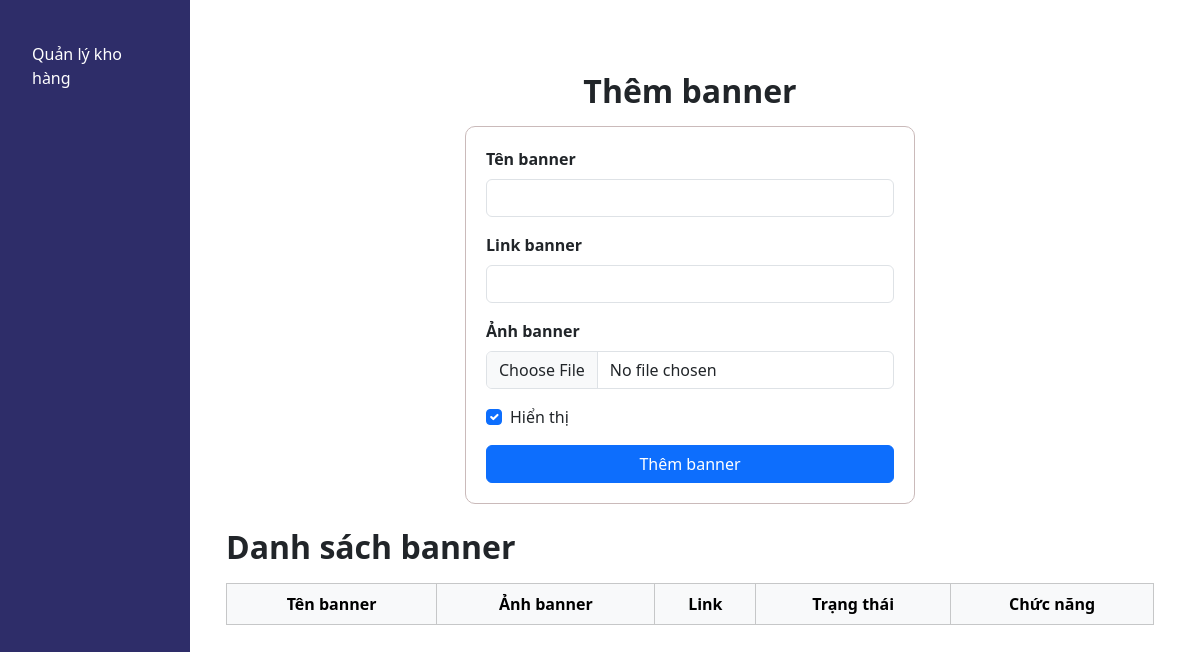
The page /shopgiayadmin/banner.php on the database as committed earlier.
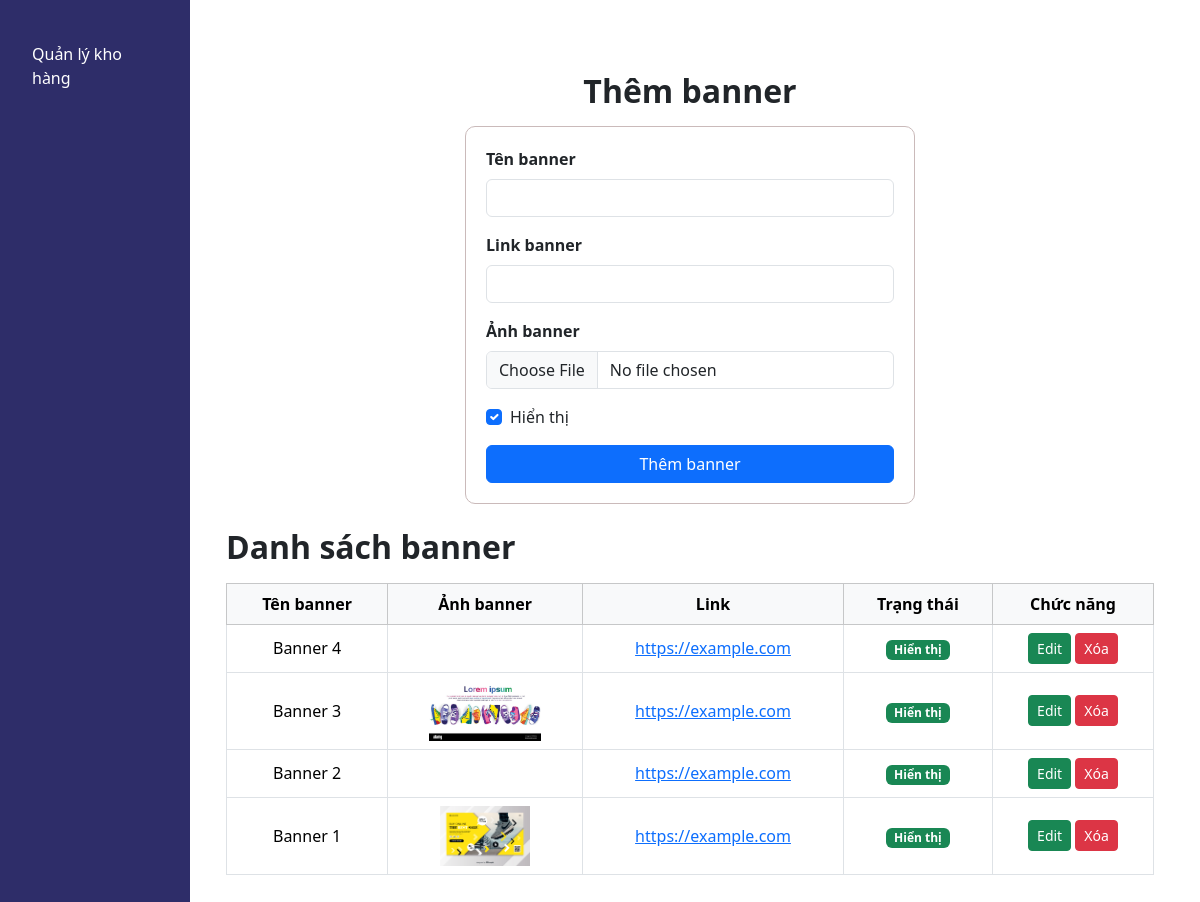
The same page on the database as committed later.
### tables this page shows
CREATE TABLE banner (
    ma_banner INT AUTO_INCREMENT PRIMARY KEY,
    ten_banner VARCHAR(100) NOT NULL UNIQUE,
    link_banner VARCHAR(200) NOT NULL,
    anh_banner VARCHAR(200) NOT NULL,
    trang_thai BOOLEAN DEFAULT TRUE  
);

### shopgiayadmin/chucnang/chucnang_hiemthibanner.php (the view)
<?php
include "../shopgiay/chucnang/connectdb.php";
$result = mysqli_query($conn, "SELECT * FROM banner ORDER BY ma_banner DESC");
?>
<div class="container mt-4">
    <h2 class="mb-3" style="font-weight:700;">Danh sách banner</h2>
    <table class="table table-bordered text-center align-middle">
        <thead class="table-light">
            <tr>
                <th>Tên banner</th>
                <th>Ảnh banner</th>
                <th>Link</th>
                <th>Trạng thái</th>
                <th>Chức năng</th>
            </tr>
        </thead>
        <tbody>
            <?php while ($row = mysqli_fetch_assoc($result)): ?>
                <tr>
                    <td><?= htmlspecialchars($row['ten_banner']) ?></td>
                    <td>
                        <img src="../shopgiay/anh/<?= htmlspecialchars($row['anh_banner']) ?>" alt="" style="max-width:120px;max-height:60px;">
                    </td>
                    <td>
                        <a href="<?= htmlspecialchars($row['link_banner']) ?>" target="_blank"><?= htmlspecialchars($row['link_banner']) ?></a>
                    </td>
                    <td>
                        <?= $row['trang_thai'] ? '<span class="badge bg-success">Hiển thị</span>' : '<span class="badge bg-secondary">Ẩn</span>' ?>
                    </td>
                    <td>
                        <a href="banner.php?edit=<?= $row['ma_banner'] ?>" class="btn btn-success btn-sm">Edit</a>
                        <a href="?delete=<?= $row['ma_banner'] ?>" class="btn btn-danger btn-sm" onclick="return confirm('Bạn có chắc muốn xóa banner này?')">Xóa</a>
                    </td>
                </tr>
            <?php endwhile; ?>
        </tbody>
    </table>
</div>

### shopgiayadmin/sidebar.php (shortened to what this page needs)
<!DOCTYPE html>
<html lang="en">
<head>
    <link href="https://cdn.jsdelivr.net/npm/bootstrap@5.3.2/dist/css/bootstrap.min.css" rel="stylesheet">
    <link href="css/style.css" rel="stylesheet">
</head>
<body>
    <div class="container-fluid">
        <div class="row">
            <nav class="sidebar" id="sidebar" style="width:190px;">
                <?php if (isset($_SESSION['name'])): ?>
                    <?php if ($_SESSION['quyen'] == 0):  ?>
                        <div class="welcome">
                        Welcome, <?= $_SESSION['name'] ?>
                        </div>
                        <a href="dashboard.php">Bảng tổng hợp</a>
                        <b><p>Quản lý đơn hàng</p></b>
                        <a href="donhang.php">Tất cả</a>
                        <a href="donhang.php?trangthai=Chờ+xác+nhận">Chờ xác nhận</a>
                        <a href="donhang.php?trangthai=Chờ+xác+nhận+thanh+toán+QR">Chờ xác nhận thanh toán QR</a>
                        <a href="donhang.php?trangthai=Đang+giao+hàng">Bàn giao vận chuyển</a>
                        <a href="doitra.php">Yêu Cầu Đổi Trả</a>
                        <b><p>Quản lý sản phẩm</p></b>
                        <a href="index.php">Tất cả sản phẩm</a>
                        <a href="themgiay.php">Thêm sản phẩm</a>
                        <a href="hangmuc.php">Quản lý Hạng mục</a>
                        <a href="hangtonkho.php">Hàng tồn kho</a>
                        <b><p>Chăm sóc khách hàng</p></b>
                        <a href="chatbox.php">Quản lý Chat</a>
                        <a href="danhgia.php">Quản lý Đánh giá</a>
                        <a href="khachhang.php">Danh sách khách hàng</a>
                        <b><p>Quản lý marketing</p></b>
                        <a href="thongke.php">Thống kê</a>
                        <a href="banner.php">Banner</a>
                        <a href="khuyenmai.php">Khuyến mãi</a>
                        <a href="magiamgia.php">Mã giảm giá</a>
                        <b><p>Quản lý nhân viên</p></b>
                        <a href="nhanvien.php">Nhân viên</a>
                        <a href="lichsunhanvien.php">Log</a>
                        <a href="logout.php" class="logout"><img src="anh/logout.png" alt="Logout"
                                style="width:32px;height:32px;"></a>
                    <?php elseif ($_SESSION['quyen'] == 1):
                    ?>
                        <div class="welcome">
                            Welcome, <?= $_SESSION['name'] ?>
                        </div>
                        <b><p>Quản lý đơn hàng</p></b>
                        <a href="donhang.php">Tất cả</a>
                        <a href="donhang.php?trangthai=Chờ+xác+nhận">Chờ xác nhận</a>
                        <a href="donhang.php?trangthai=Chờ+xác+nhận+thanh+toán+QR">Chờ xác nhận thanh toán QR</a>
                        <a href="donhang.php?trangthai=Đang+giao+hàng">Vận chuyển</a>
                        <a href="doitra.php">Yêu Cầu Đổi Trả</a>
                        <b><p>Quản lý sản phẩm</p></b>
                        <a href="index.php">Tất cả sản phẩm</a>
                        <a href="themgiay.php">Thêm sản phẩm</a>
                        <a href="hangmuc.php">Quản lý Hạng mục</a>
                        <a href="hangtonkho.php">Hàng tồn kho</a>
                        <b><p>Chăm sóc khách hàng</p></b>
                        <a href="chatbox.php">Quản lý Chat</a>
                        <a href="danhgia.php">Quản lý Đánh giá</a>
                        <a href="khachhang.php">Danh sách khách hàng</a>
                        <a href="logout.php" class="logout"><img src="anh/logout.png" alt="Logout"
                                style="width:32px;height:32px;"></a>
                    <?php elseif ($_SESSION['quyen'] == 2):
                    ?>
                        <div class="welcome">
                            Welcome, <?= $_SESSION['name'] ?>
                        </div>
                        <b><p>Quản lý sản phẩm</p></b>
                        <a href="index.php">Tất cả sản phẩm</a>
                        <b><p>Chăm sóc khách hàng</p></b>
                        <a href="chatbox.php">Quản lý Chat</a>
                        <a href="danhgia.php">Quản lý Đánh giá</a>
                        <a href="khachhang.php">Danh sách khách hàng</a>
                        <b><p>Quản lý marketing</p></b>
                        <a href="thongke.php">Thống kê</a>
                        <a href="banner.php">Banner</a>
                        <a href="khuyenmai.php">Khuyến mãi</a>
                        <a href="magiamgia.php">Mã giảm giá</a>
                        <a href="logout.php" class="logout"><img src="anh/logout.png" alt="Logout"
                                style="width:32px;height:32px;"></a>
                    <?php endif; ?>
                <?php else: ?>
                    <a href="login.php">Quản lý kho hàng</a>
                <?php endif; ?>
            </nav>
            <main class="col-10 p-4">

### shopgiayadmin/banner.php (shortened to what this page needs)
<?php
include "sidebar.php";
include "../shopgiay/chucnang/connectdb.php";
$edit_banner = null;
?>
<div class="container mt-5">
    <div class="mx-auto" style="max-width:900px;">
            <h2 class="text-center mb-3" style="font-weight:700;">
                <?= $edit_banner ? "Sửa banner" : "Thêm banner" ?>
            </h2>
            <form method="post" enctype="multipart/form-data">
                <div class="mb-3">
                    <label class="form-label fw-bold">Tên banner</label>
                    <input type="text" class="form-control" name="ten_banner"
                        value="<?= $edit_banner ? htmlspecialchars($edit_banner['ten_banner']) : "" ?>" required>
                </div>
                <div class="mb-3">
                    <label class="form-label fw-bold">Link banner</label>
                    <input type="text" class="form-control" name="link_banner"
                        value="<?= $edit_banner ? htmlspecialchars($edit_banner['link_banner']) : "" ?>" required>
                </div>
                <div class="mb-3">
                    <label class="form-label fw-bold">Ảnh banner</label>
                    <input type="file" class="form-control" name="anh_banner" accept="image/*" <?= $edit_banner ? "" : "required" ?>>
                </div>
                <div class="form-check mb-3">
                    <input class="form-check-input" type="checkbox" name="trang_thai" id="trang_thai"
                        <?= ($edit_banner && $edit_banner['trang_thai']) || !$edit_banner ? "checked" : "" ?>>
                    <label class="form-check-label" for="trang_thai">Hiển thị</label>
                </div>
                <button type="submit"
                        name="<?= $edit_banner ? "update_banner" : "add_banner" ?>"
                        class="btn btn-primary w-100">
                    <?= $edit_banner ? "Cập nhật banner" : "Thêm banner" ?>
                </button>
            </form>
    </div>
</div>
<?php
include "../shopgiayadmin/chucnang/chucnang_hiemthibanner.php";
?>

### shopgiayadmin/css/style.css (style rules this page uses)
form { width: 50%; margin: auto; border: 1px solid #cababa; padding: 20px; border-radius: 10px; }
table { border-collapse: collapse; border-spacing: 0; width: 100%; border: 1px solid #ddd; }
th,td { text-align: center; padding: 8px; }
tr:nth-child(even) { background-color: #f2f2f2 }
table { table-layout: auto; width: 100%; border-collapse: collapse; border-spacing: 0; border: 1px solid #ddd; font-size: 16px; }
th { text-align: center; }
td { text-align: center; padding: 12px; white-space: normal; vertical-align: middle; }
tr:nth-child(even) { background-color: #f9f9f9; }

### shopgiayadmin/sidebar.php (style rules this page uses)
.sidebar { min-height: 100vh; background: rgb(46, 45, 105); color: #fff; padding-top: 30px; transition: margin-left 0.3s; }
.sidebar a { color: #fff; display: block; padding: 12px 20px; text-decoration: none; border-radius: 4px; margin-bottom: 6px; }

Rows that differ between the two databases and show on the page:
added banner: ten_banner "Banner 4", link_banner "https://example.com", trang_thai "Hiển thị"
added banner: ten_banner "Banner 3", anh_banner (picture), link_banner "https://example.com", trang_thai "Hiển thị"
added banner: ten_banner "Banner 2", link_banner "https://example.com", trang_thai "Hiển thị"
added banner: ten_banner "Banner 1", anh_banner (picture), link_banner "https://example.com", trang_thai "Hiển thị"
